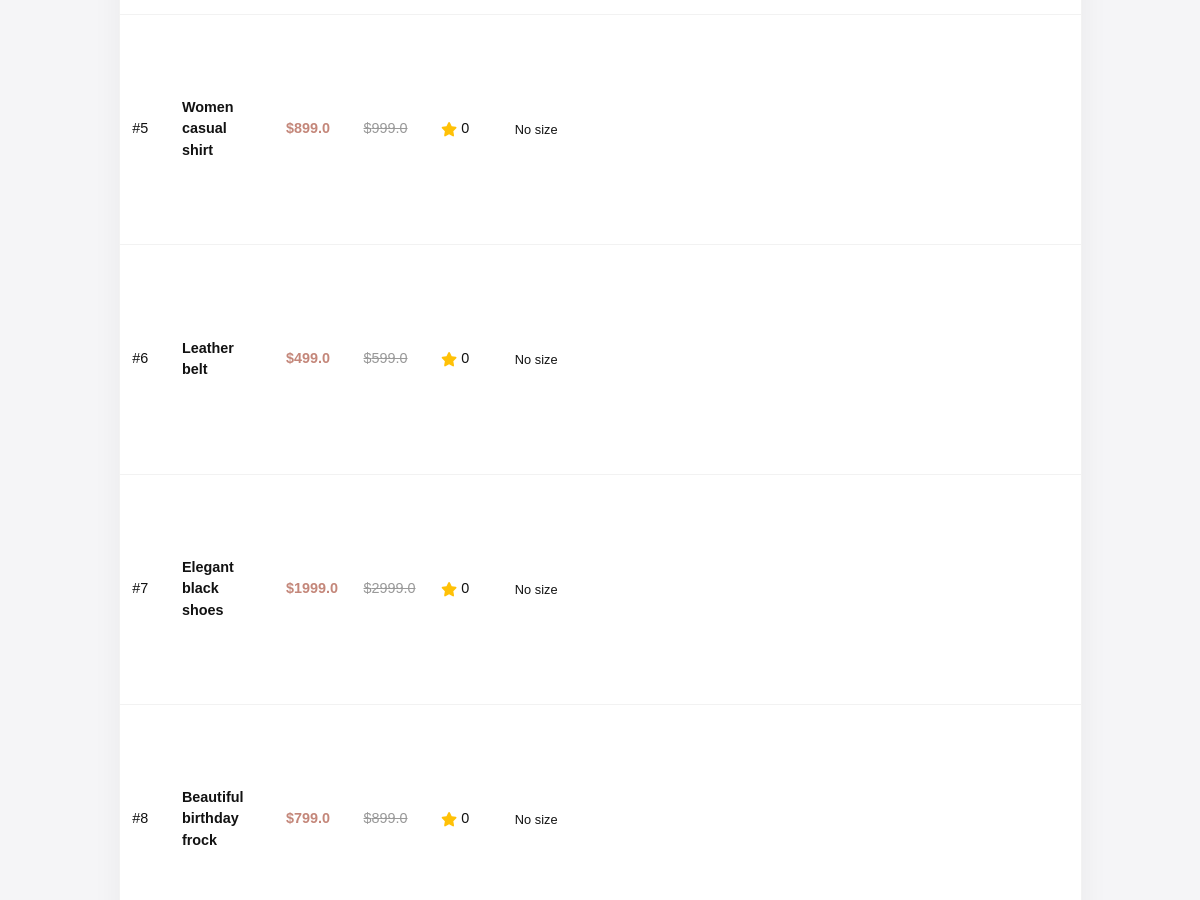
The page /admin/view_products (signed in, middle part) on the database as committed earlier.
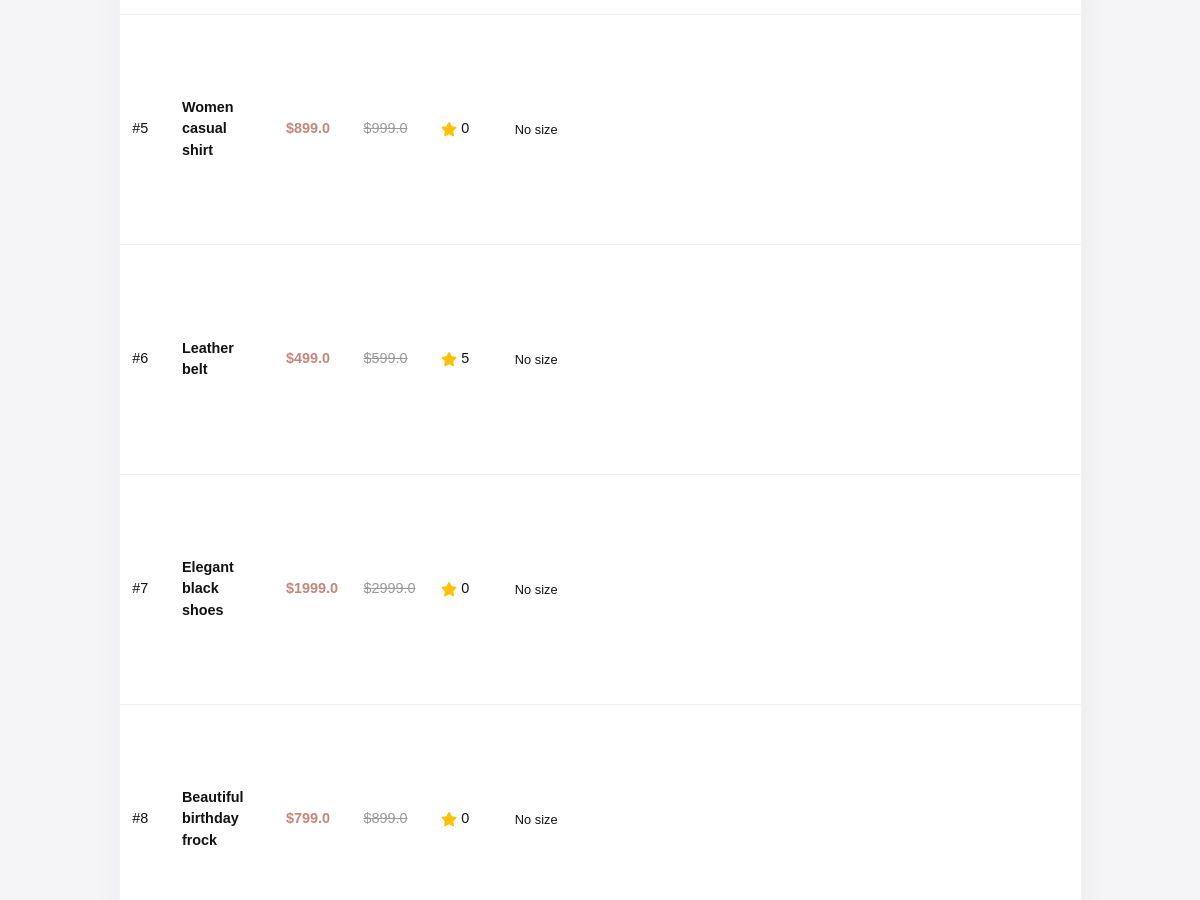
The same page on the database as committed later.
### app/models.py (models this page shows, shortened)
class Product(db.Model):
    __tablename__ = 'products'
    id = db.Column(db.Integer, primary_key=True)
    product_name = db.Column(db.String(100), nullable=False)
    product_picture = db.Column(db.String(1000), nullable=False)
    current_price = db.Column(db.Float, nullable=False)
    previous_price = db.Column(db.Float, nullable=False)
    description = db.Column(db.String(2000), nullable=True)
    color = db.Column(db.String(15))
    rating = db.Column(db.Integer, default=0)
    sale = db.Column(db.Boolean, default=False)
    discount = db.Column(db.Integer, nullable=True, default=0)
    brand = db.Column(db.String(100), nullable=True)
    category = db.Column(db.String(100), nullable=False)  # ✅ Now category is a string field
    quantity_size = db.relationship('ProductSize', backref='product', lazy=True, cascade="all, delete-orphan")
    carts = db.relationship('Cart', backref='cart_product', lazy=True, cascade="all, delete-orphan")
    wishlists = db.relationship('Wishlist', backref='wishlist_product', lazy=True, cascade="all, delete-orphan")
    order_items = db.relationship('OrderItem', backref='product', lazy=True, cascade="all, delete-orphan")

### app/admin.py (the view)
@admin.route('/view_products')
def view_products():
    if not current_user.is_authenticated:
        flash('Unauthorized access', 'danger')
        return redirect(url_for('auth.login'))
    if current_user.role != 'admin':
        flash('Unauthorized access', 'danger')
        return redirect(url_for('views.homepage'))
    products = Product.query.all()
    return render_template('view_products.html', products=products)

### app/templates/view_products.html (shortened to what this page needs)
{% extends "base.html" %}
{% block content %}
<div class="container">
    <div class="table-container">
        <table>
            <tbody>
                {% for item in products %}
                    <tr>
                        <td>#{{ item.id }}</td>
                        <td class="product-name">{{ item.product_name }}</td>
                        <td class="current-price">${{ item.current_price }}</td>
                        <td class="previous-price">${{ item.previous_price }}</td>
                        <td class="product-rating">
                            <div class="rating-display">
                                <i class="fas fa-star"></i>
                                <span>{{ item.rating }}</span>
                            </div>
                        </td>
                        <td class="product-inventory" colspan="2">
                            <table class="size-quantity-table">
                                {% for sizes in item.quantity_size %}
                                <tr>
                                    <td class="size-value">{{ sizes.size }}</td>
                                </tr>
                                {% endfor %}
                            </table>
                        </td>
                    </tr>
                {% endfor %}
            </tbody>
        </table>
    </div>
</div>
{% endblock %}

Rows that differ between the two databases and show on the page:
changed Product "Leather belt": rating "0" → "5"
